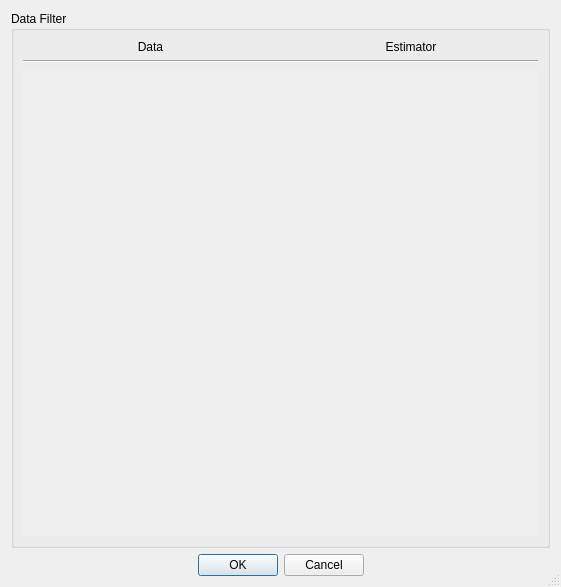
<?xml version="1.0" encoding="UTF-8"?>
<ui version="4.0">
 <class>plotDataFilterDialog</class>
 <widget class="QDialog" name="plotDataFilterDialog">
  <property name="geometry">
   <rect>
    <x>0</x>
    <y>0</y>
    <width>561</width>
    <height>587</height>
   </rect>
  </property>
  <property name="minimumSize">
   <size>
    <width>560</width>
    <height>500</height>
   </size>
  </property>
  <property name="windowTitle">
   <string>Plot Data Visibility</string>
  </property>
  <property name="sizeGripEnabled">
   <bool>true</bool>
  </property>
  <layout class="QVBoxLayout" name="verticalLayout_3">
   <item>
    <layout class="QVBoxLayout" name="verticalLayout">
     <property name="sizeConstraint">
      <enum>QLayout::SetDefaultConstraint</enum>
     </property>
     <item>
      <widget class="QGroupBox" name="groupBox">
       <property name="minimumSize">
        <size>
         <width>0</width>
         <height>0</height>
        </size>
       </property>
       <property name="title">
        <string>Data Filter</string>
       </property>
       <layout class="QVBoxLayout" name="verticalLayout_4">
        <item>
         <layout class="QVBoxLayout" name="verticalLayout_2">
          <item>
           <layout class="QHBoxLayout" name="horizontalLayout">
            <item>
             <widget class="QLabel" name="label">
              <property name="text">
               <string>Data</string>
              </property>
              <property name="alignment">
               <set>Qt::AlignCenter</set>
              </property>
             </widget>
            </item>
            <item>
             <widget class="QLabel" name="label_2">
              <property name="text">
               <string>Estimator</string>
              </property>
              <property name="alignment">
               <set>Qt::AlignCenter</set>
              </property>
             </widget>
            </item>
           </layout>
          </item>
          <item>
           <widget class="Line" name="line">
            <property name="orientation">
             <enum>Qt::Horizontal</enum>
            </property>
           </widget>
          </item>
          <item>
           <widget class="QScrollArea" name="scrollArea">
            <property name="sizePolicy">
             <sizepolicy hsizetype="Expanding" vsizetype="Expanding">
              <horstretch>0</horstretch>
              <verstretch>0</verstretch>
             </sizepolicy>
            </property>
            <property name="frameShape">
             <enum>QFrame::NoFrame</enum>
            </property>
            <property name="horizontalScrollBarPolicy">
             <enum>Qt::ScrollBarAsNeeded</enum>
            </property>
            <property name="widgetResizable">
             <bool>true</bool>
            </property>
            <widget class="QWidget" name="scrollAreaWidgetContents_2">
             <property name="geometry">
              <rect>
               <x>0</x>
               <y>0</y>
               <width>519</width>
               <height>473</height>
              </rect>
             </property>
            </widget>
           </widget>
          </item>
         </layout>
        </item>
       </layout>
      </widget>
     </item>
     <item>
      <widget class="QDialogButtonBox" name="buttonBox">
       <property name="orientation">
        <enum>Qt::Horizontal</enum>
       </property>
       <property name="standardButtons">
        <set>QDialogButtonBox::Cancel|QDialogButtonBox::Ok</set>
       </property>
       <property name="centerButtons">
        <bool>true</bool>
       </property>
      </widget>
     </item>
    </layout>
   </item>
  </layout>
 </widget>
 <tabstops>
  <tabstop>buttonBox</tabstop>
 </tabstops>
 <resources/>
 <connections>
  <connection>
   <sender>buttonBox</sender>
   <signal>accepted()</signal>
   <receiver>plotDataFilterDialog</receiver>
   <slot>accept()</slot>
   <hints>
    <hint type="sourcelabel">
     <x>165</x>
     <y>420</y>
    </hint>
    <hint type="destinationlabel">
     <x>100</x>
     <y>176</y>
    </hint>
   </hints>
  </connection>
  <connection>
   <sender>buttonBox</sender>
   <signal>rejected()</signal>
   <receiver>plotDataFilterDialog</receiver>
   <slot>reject()</slot>
   <hints>
    <hint type="sourcelabel">
     <x>241</x>
     <y>420</y>
    </hint>
    <hint type="destinationlabel">
     <x>315</x>
     <y>275</y>
    </hint>
   </hints>
  </connection>
 </connections>
</ui>
